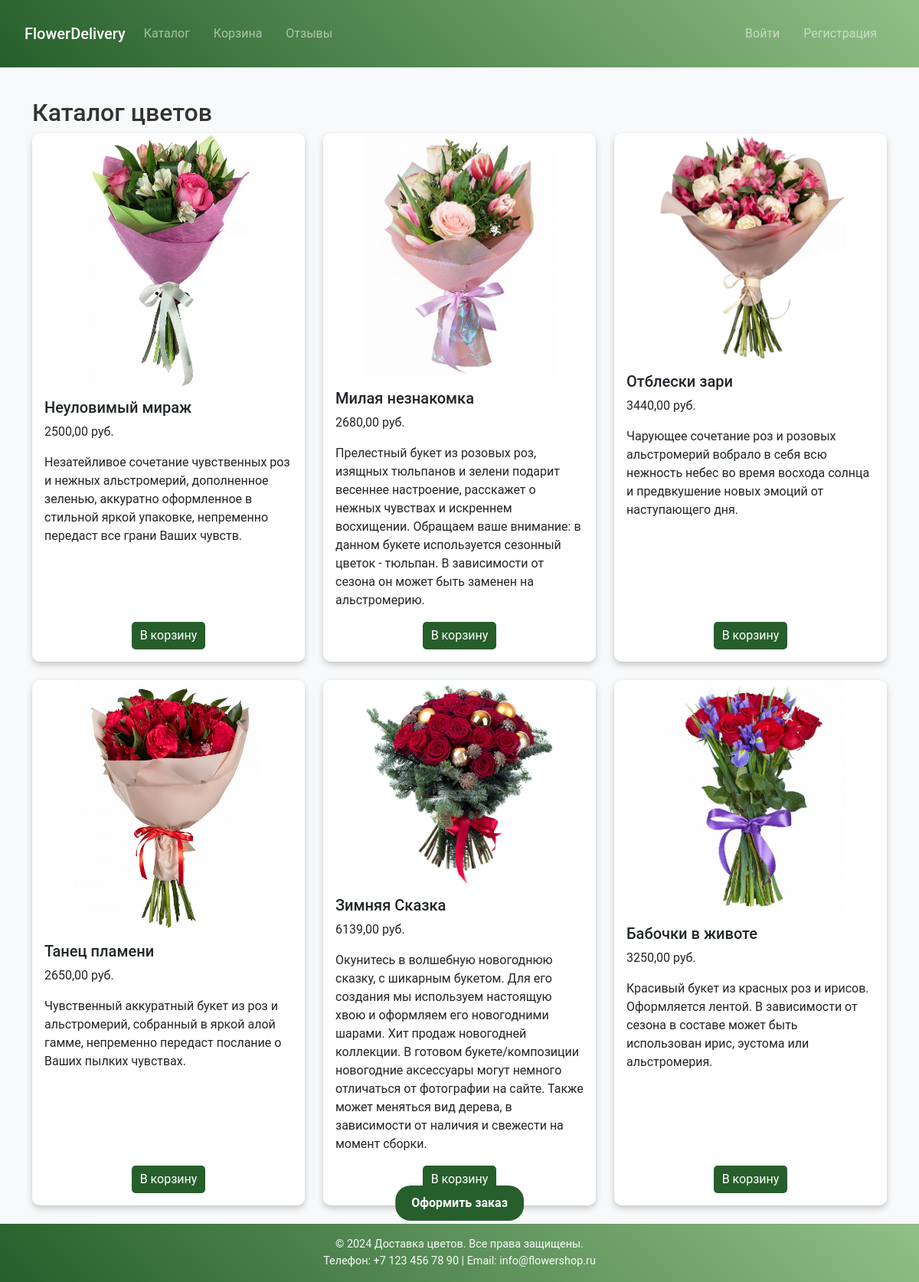
Page /orders/catalog/ on the committed database.
### orders_app/models.py (models this page shows, shortened)
class Flower(models.Model):
    name = models.CharField(max_length=100)
    price = models.DecimalField(max_digits=8, decimal_places=2)
    description = models.TextField(blank=True)
    image = models.ImageField(upload_to='flowers', blank=True, null=True)

### orders_app/views.py (the view)
def catalog(request):
    all_flowers = Flower.objects.all()
    cart = request.session.get('cart', {})
    if not cart:
        cart = {}
        request.session['cart'] = cart
    if request.method == 'POST':
        flower_id = request.POST.get('flower_id')
        if flower_id:
            cart[flower_id] = cart.get(flower_id, 0) + 1
            request.session['cart'] = cart
        return redirect('orders:catalog')
    flowers_with_qty = [
        {'flower': f, 'qty': cart.get(str(f.id), 0)} for f in all_flowers
    ]
    return render(request, 'orders_app/catalog.html', {'flowers': flowers_with_qty})

### orders_app/templates/orders_app/catalog.html (shortened to what this page needs)
{% extends 'main_app/base.html' %}
{% load static %}
{% block content %}
<h2>Каталог цветов</h2>
<div class="row row-cols-1 row-cols-md-3 g-4">
  {% for item in flowers %}
    <div class="col">
      <div class="card h-100 d-flex flex-column">
        {% if item.flower.image %}
          <div class="image-wrapper">
            <img
              src="{{ item.flower.image.url }}"
              class="card-img-top zoom-on-hover"
              alt="{{ item.flower.name }}"
            >
          </div>
        {% endif %}
        <div class="card-body d-flex flex-column">
          <h5 class="card-title">{{ item.flower.name }}</h5>
          <p class="card-text">{{ item.flower.price }} руб.</p>
          <p class="card-text">{{ item.flower.description }}</p>
          <div class="d-flex justify-content-center align-items-center gap-2 mt-auto">
            {% if item.qty == 0 %}
              <form method="post"
                    action="{% url 'orders:update_catalog_item_in_catalog' item.flower.id %}">
                <button type="submit" name="action" value="plus" class="btn btn-card">В корзину</button>
              </form>
            {% endif %}
          </div>
        </div>
      </div>
    </div>
  {% endfor %}
</div>
<div class="fixed-order-button">
  <a href="{% url 'orders:checkout' %}" class="btn btn-order">Оформить заказ</a>
</div>
{% endblock %}

### main_app/static/main_app/css/style.css (style rules this page uses)
body { font-family: 'Roboto', sans-serif; background-color: #f8f9fa; color: #333; display: flex; flex-direction: column; min-height: 100vh; margin: 0; }
.card { border: none; border-radius: 10px; box-shadow: 0px 4px 6px rgba(0, 0, 0, 0.1); transition: transform 0.3s ease, box-shadow 0.3s ease; }
.btn-card { background-color: #92c087; color: white; border-radius: 10px; padding: 5px 10px; transition: background-color 0.3s ease; }
.card { border: none; border-radius: 10px; box-shadow: 0px 4px 8px rgba(0, 0, 0, 0.2); transition: transform 0.3s ease, box-shadow 0.3s ease; display: flex; flex-direction: column; justify-content: space-between; }
.card img { border-radius: 10px 10px 0 0; object-fit: cover; max-height: 450px; max-width: 70%; }
.card-body .mt-auto { margin-top: auto; text-align: center; }
.image-wrapper { display: flex; justify-content: center; align-items: center; overflow: hidden; position: relative; }
.card-img-top { max-width: 100%; max-height: 100%; object-fit: contain; transition: transform 0.3s ease, z-index 0.3s ease; z-index: 1; }
.zoom-on-hover { transition: transform 0.3s ease; }
.btn-card { background-color: #265f2b; color: white; border-radius: 5px; padding: 5px 10px; transition: background-color 0.3s ease; }
.fixed-order-button { position: fixed; bottom: 80px; left: 50%; transform: translateX(-50%); z-index: 1000; }
.btn-order { background-color: #265f2b; color: white; padding: 10px 20px; border-radius: 20px; font-size: 16px; font-weight: bold; text-align: center; transition: background-color 0.3s ease; }

### rows in the picture
Flower: flower.image (picture), flower.name "Неуловимый мираж", flower.price "2500,00", flower.description "Незатейливое сочетание чувственных роз и нежных альстромерий, дополненное зеленью, аккуратно оформленное в стильной яркой упаковке, непременно передаст все грани Ваших чувств."
Flower: flower.image (picture), flower.name "Милая незнакомка", flower.price "2680,00", flower.description "Прелестный букет из розовых роз, изящных тюльпанов и зелени подарит весеннее настроение, расскажет о нежных чувствах и искреннем восхищении. Обращаем ваше внимание: в данном букете используется сезонный цветок - тюльпан. В зависимости от сезона он может быть заменен на альстромерию."
Flower: flower.image (picture), flower.name "Отблески зари", flower.price "3440,00", flower.description "Чарующее сочетание роз и розовых альстромерий вобрало в себя всю нежность небес во время восхода солнца и предвкушение новых эмоций от наступающего дня."
Flower: flower.image (picture), flower.name "Танец пламени", flower.price "2650,00", flower.description "Чувственный аккуратный букет из роз и альстромерий, собранный в яркой алой гамме, непременно передаст послание о Ваших пылких чувствах."
Flower: flower.image (picture), flower.name "Зимняя Сказка", flower.price "6139,00", flower.description "Окунитесь в волшебную новогоднюю сказку, с шикарным букетом. Для его создания мы используем настоящую хвою и оформляем его новогодними шарами. Хит продаж новогодней коллекции. В готовом букете/композиции новогодние аксессуары могут немного отличаться от фотографии на сайте. Также может меняться вид дерева, в зависимости от наличия и свежести на момент сборки."
Flower: flower.image (picture), flower.name "Бабочки в животе", flower.price "3250,00", flower.description "Красивый букет из красных роз и ирисов. Оформляется лентой. В зависимости от сезона в составе может быть использован ирис, эустома или альстромерия."
